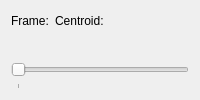
<?xml version="1.0" encoding="UTF-8"?>
<ui version="4.0">
 <author>Anton Rau</author>
 <class>FramesWidget</class>
 <widget class="QWidget" name="FramesWidget">
  <layout class="QVBoxLayout" name="verticalLayout">
   <item>
    <layout class="QHBoxLayout" name="horizontalLayout">
     <item>
      <widget class="QLabel" name="labelFrameNumber">
       <property name="text">
        <string>Frame:</string>
       </property>
      </widget>
     </item>
     <item>
      <widget class="QLabel" name="labelCentroid">
       <property name="text">
        <string>Centroid:</string>
       </property>
      </widget>
     </item>
     <item>
      <spacer name="horizontalSpacer">
       <property name="orientation">
        <enum>Qt::Orientation::Horizontal</enum>
       </property>
       <property name="sizeHint" stdset="0">
        <size>
         <width>40</width>
         <height>20</height>
        </size>
       </property>
      </spacer>
     </item>
    </layout>
   </item>
   <item>
    <widget class="QLabel" name="labelFrameImage">
     <property name="sizePolicy">
      <sizepolicy hsizetype="Expanding" vsizetype="Expanding">
       <horstretch>0</horstretch>
       <verstretch>0</verstretch>
      </sizepolicy>
     </property>
    </widget>
   </item>
   <item>
    <widget class="QSlider" name="horizontalSlider">
     <property name="minimumSize">
      <size>
       <width>0</width>
       <height>30</height>
      </size>
     </property>
     <property name="orientation">
      <enum>Qt::Orientation::Horizontal</enum>
     </property>
     <property name="tickPosition">
      <enum>QSlider::TickPosition::TicksBelow</enum>
     </property>
     <property name="tickInterval">
      <number>10000</number>
     </property>
    </widget>
   </item>
  </layout>
 </widget>
 <resources/>
 <connections/>
</ui>
